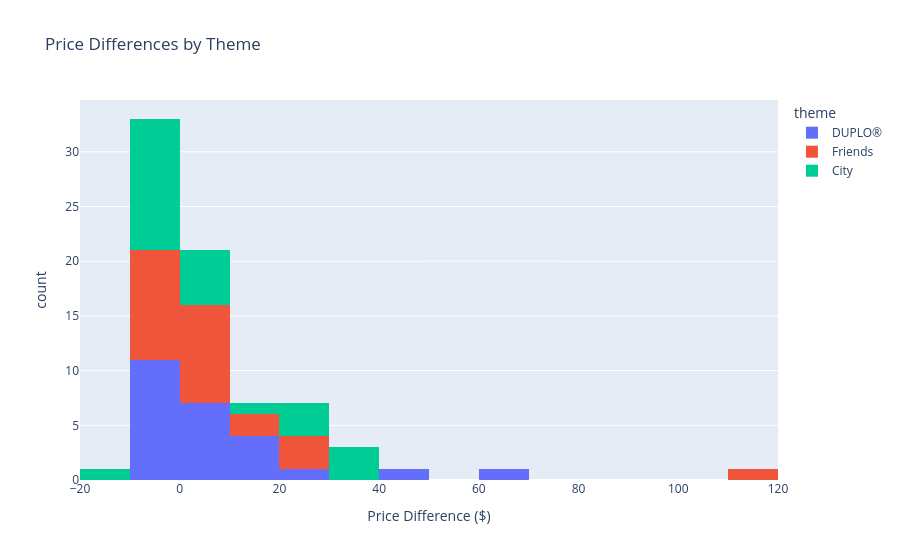

Write notebook code for a chart like this one.
### Markdown cell above
from this describe, we see that city has the smallest difference between retail and amazon, while friends has the greatest difference. overall, the amazon prices are typically 5-9 dollars more than the retail prices, but all 3 themes have sets that are cheaper on amazon

### Code cell
#C
px.histogram(DF, 
             x='price_diff', 
             color='theme',
             labels={'price_diff':'Price Difference ($)'},
             title='Price Differences by Theme')

### Figure 1 — Plotly figure (JSON) as saved in the notebook; plotly's stock layout.template omitted (floating-point values rounded to 4 significant figures)
{"data": [{"alignmentgroup": "True", "bingroup": "x", "hovertemplate": "theme=DUPLO®<br>Price Difference ($)=%{x}<br>count=%{y}<extra></extra>", "legendgroup": "DUPLO®", "marker": {"color": "#636efa", "pattern": {"shape": ""}}, "name": "DUPLO®", "offsetgroup": "DUPLO®", "orientation": "v", "showlegend": true, "type": "histogram", "x": [11.01, 4.46, 24.9, 6.7, 17.0, 0, -3, 8.96, 44.51, 69, -2, -0.44, -3.99, -2, 11.12, 0, 13.28, -2, -3, -0.7, -3, 0, -1, -5.0, 0], "xaxis": "x", "yaxis": "y"}, {"alignmentgroup": "True", "bingroup": "x", "hovertemplate": "theme=Friends<br>Price Difference ($)=%{x}<br>count=%{y}<extra></extra>", "legendgroup": "Friends", "marker": {"color": "#EF553B", "pattern": {"shape": ""}}, "name": "Friends", "offsetgroup": "Friends", "orientation": "v", "showlegend": true, "type": "histogram", "x": [25.41, 25.96, 23.89, 115.0, 4.01, 7, 10.65, 3.96, -4, -7.0, -9.99, 11.28, -8.32, 7, 0, -1.46, -1, 8.94, 7.98, 5.33, 0, -0.04, -0.04, -0.04, -0.04], "xaxis": "x", "yaxis": "y"}, {"alignmentgroup": "True", "bingroup": "x", "hovertemplate": "theme=City<br>Price Difference ($)=%{x}<br>count=%{y}<extra></extra>", "legendgroup": "City", "marker": {"color": "#00cc96", "pattern": {"shape": ""}}, "name": "City", "offsetgroup": "City", "orientation": "v", "showlegend": true, "type": "histogram", "x": [23.9, 6.5, 24.76, 36, 39.96, 12.0, 30.0, -8.53, 3.84, -13.99, -6, -1, -3.99, 24.81, -8.0, -4.01, -7.25, 0, -6.01, -1, -1, -4.0, 0, 0, -2], "xaxis": "x", "yaxis": "y"}], "layout": {"autosize": true, "barmode": "relative", "legend": {"title": {"text": "theme"}, "tracegroupgap": 0}, "title": {"text": "Price Differences by Theme"}, "xaxis": {"anchor": "y", "autorange": true, "domain": [0, 1], "range": [-20, 120], "title": {"text": "Price Difference ($)"}, "type": "linear"}, "yaxis": {"anchor": "x", "autorange": true, "domain": [0, 1], "range": [0, 34.74], "title": {"text": "count"}}}}
